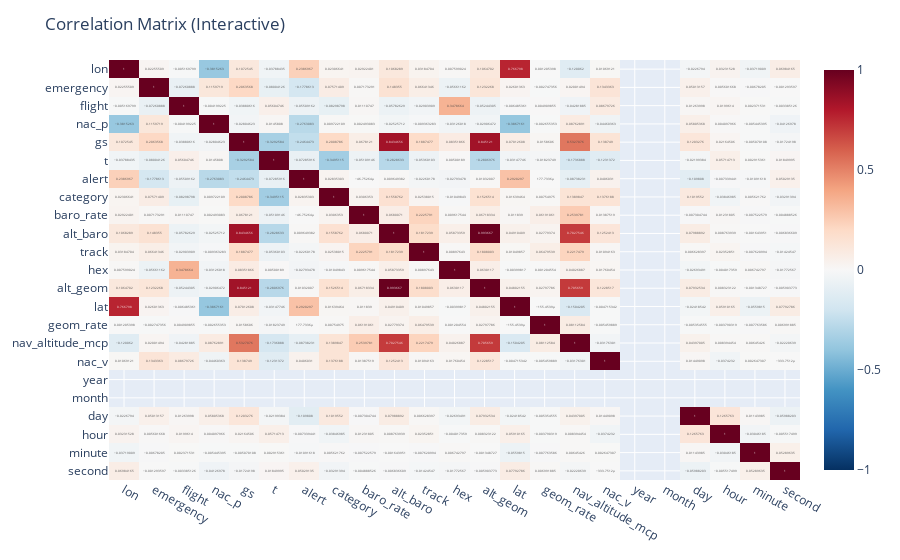

Write notebook code for a chart like this one.
### Code cell
import pandas as pd
import plotly.express as px
import numpy as np

# Assuming your dataframe is named 'df'

# Step 1: Calculate the correlation matrix
corr_matrix = df.corr()

# Step 2: Create a Plotly heatmap for better interactivity
fig = px.imshow(corr_matrix,
                text_auto=True,  # Display the correlation values on the heatmap
                aspect="auto",  # Automatically adjust aspect ratio
                color_continuous_scale='RdBu_r',  # Color scale (reversed Red-Blue)
                zmin=-1, zmax=1)  # Set limits for correlation values (-1 to 1)

# Step 3: Add titles and display the heatmap
fig.update_layout(
    title="Correlation Matrix (Interactive)",
    xaxis_nticks=len(corr_matrix.columns),  # Make sure every column label is shown
    yaxis_nticks=len(corr_matrix.columns),  # Make sure every row label is shown
    autosize=True
)

# Display the figure
fig.show()

### Figure 1 — Plotly figure (JSON) as saved in the notebook; plotly's stock layout.template omitted (floating-point values rounded to 4 significant figures; data arrays with more than 128 entries replaced by an {"elided": "..."} marker saying what was removed)
{"data": [{"coloraxis": "coloraxis", "hovertemplate": "x: %{x}<br>y: %{y}<br>color: %{z}<extra></extra>", "name": "0", "texttemplate": "%{z}", "type": "heatmap", "x": ["lon", "emergency", "flight", "nac_p", "gs", "t", "alert", "category", "baro_rate", "alt_baro", "track", "hex", "alt_geom", "lat", "geom_rate", "nav_altitude_mcp", "nac_v", "year", "month", "day", "hour", "minute", "second"], "xaxis": "x", "y": ["lon", "emergency", "flight", "nac_p", "gs", "t", "alert", "category", "baro_rate", "alt_baro", "track", "hex", "alt_geom", "lat", "geom_rate", "nav_altitude_mcp", "nac_v", "year", "month", "day", "hour", "minute", "second"], "yaxis": "y", "z": {"elided": "23x23 float values"}}], "layout": {"autosize": true, "coloraxis": {"cmax": 1, "cmin": -1, "colorscale": [[0, "rgb(5,48,97)"], [0.1, "rgb(33,102,172)"], [0.2, "rgb(67,147,195)"], [0.3, "rgb(146,197,222)"], [0.4, "rgb(209,229,240)"], [0.5, "rgb(247,247,247)"], [0.6, "rgb(253,219,199)"], [0.7, "rgb(244,165,130)"], [0.8, "rgb(214,96,77)"], [0.9, "rgb(178,24,43)"], [1, "rgb(103,0,31)"]]}, "margin": {"t": 60}, "title": {"text": "Correlation Matrix (Interactive)"}, "xaxis": {"anchor": "y", "domain": [0, 1], "nticks": 23}, "yaxis": {"anchor": "x", "autorange": "reversed", "domain": [0, 1], "nticks": 23}}}
